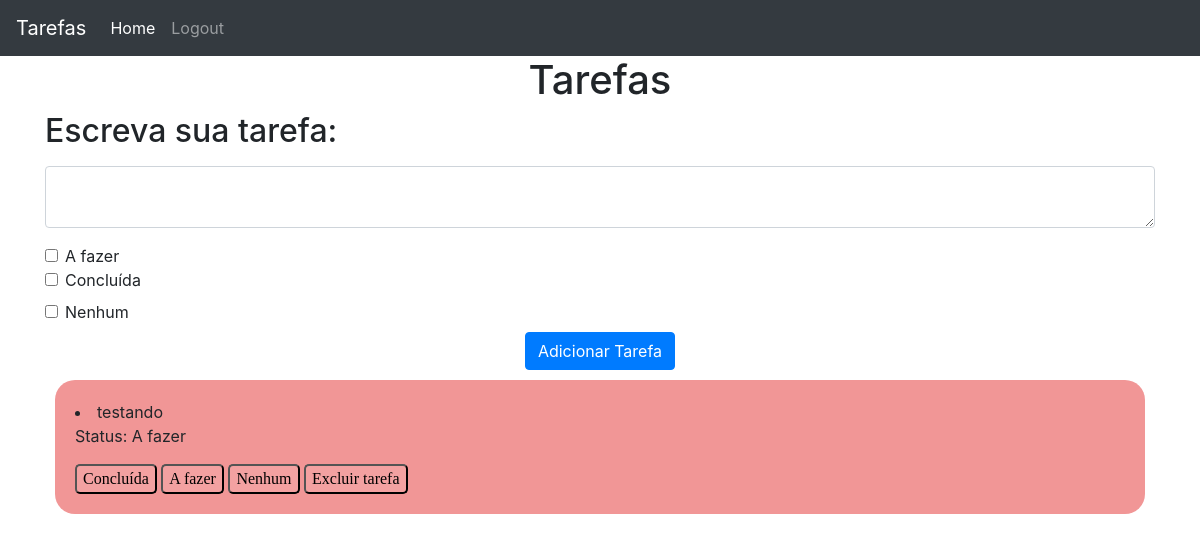
The app's page / (signed in), older data.
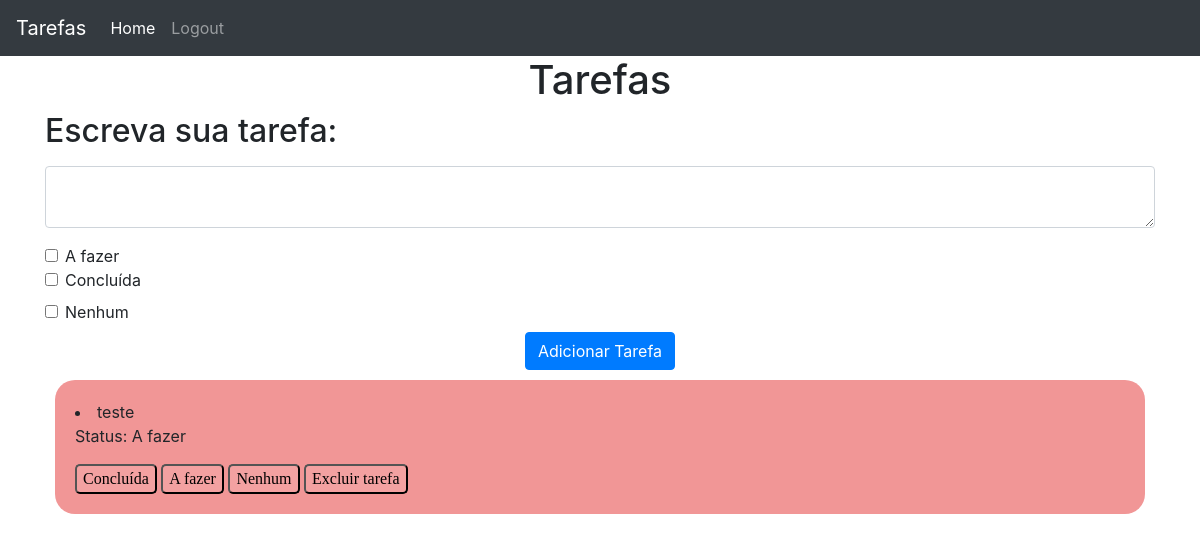
The same page, newer data.
### website/models.py (models this page shows)
class Tarefa(db.Model):
    id = db.Column(db.Integer, primary_key=True)
    texto = db.Column(db.String(1000))
    data = db.Column(db.DateTime(timezone=True), default=func.now())
    usuario_id = db.Column(db.Integer, db.ForeignKey('usuario.id'))
    status = db.Column(db.String(10))

### website/views.py (the view, shortened to what this page needs)
@views.route('/', methods=['GET', 'POST'])
@login_required
def home():
    return render_template("home.html", usuario=current_user)

### website/__init__.py (called while the page is built)
def create_app():
    app = Flask(__name__)
    app.config['SECRET_KEY'] = 'você não vai advinhar'
    app.config['SQLALCHEMY_DATABASE_URI'] = f'sqlite:///{DB_NAME}'
    db.init_app(app)
    from .views import views
    from .auth import auth
    app.register_blueprint(views, url_prefix='/')
    app.register_blueprint(auth, url_prefix='/')
    from .models import Usuario, Tarefa
    login_manager = LoginManager()
    login_manager.login_view = 'auth.login'
    login_manager.login_message= 'Faça o login para acessar esta página.'
    login_manager.init_app(app)
    @login_manager.user_loader
    def load_user(id):
        return Usuario.query.get(int(id))
    create_database(app)
    return app

### website/templates/home.html (shortened to what this page needs)
{% extends "base.html" %}
{% block content %}
<h1 class="text-center">Tarefas</h1>
<h2>Escreva sua tarefa:</h2>
<form method="POST">
    <textarea name="tarefa" id="tarefa" class="form-control my-3"></textarea>
    <div class="form-check" id="afazer">
        <input type="checkbox" name="afazer" class="form-check-input" id="afazer" value="afazer">
        <label class="form-check-label" for="afazer">A fazer</label>
    </div>
    <div class="form-check" id="concluida">
        <input type="checkbox" name="concluida" class="form-check-input" id="concluida" value="concluida">
        <label for="form-check-label" for="concluida">Concluída</label>
    </div>
    <div class="form-check" id="nenhum">
        <input type="checkbox" name="nenhum" class="form-check-input" id="nenhum" value="nenhum">
        <label for="form-check-label" form="nenhum">Nenhum</label>
    </div>
    <div class="d-flex justify-content-center">
        <button type="submit" class="btn btn-primary">Adicionar Tarefa</button>
    </div>
</form>
    {% for tarefa in usuario.tarefas %}
        {% if tarefa.status == 'A fazer' %}
            <div class="tarefas_afazer">
                <li>
                    {{ tarefa.texto }}
                    <p>Status: {{ tarefa.status}}</p>
                    <button type="button" onClick="alteraConcluido({{tarefa.id}})" id="botao">Concluída</button>
                    <button type="button" onClick="alteraAfazer({{tarefa.id}})" id="botao">A fazer</button>
                    <button type="button" onClick="alteraNenhum({{tarefa.id}})" id="botao">Nenhum</button>
                    <button type="button" onClick="deleteTarefa({{ tarefa.id }})" id="botao">Excluir tarefa</button>
                </li>
            </div>
        {% endif %}
    {% else %}
        <li>Nenhuma tarefa cadastrada.</li>
    {% endfor %}
{% endblock %}

Row changes from the older to the newer data that the page shows:
no longer on this page (row edited): Tarefa: texto "testando", status "A fazer"
added Tarefa: texto "teste", status "A fazer"
